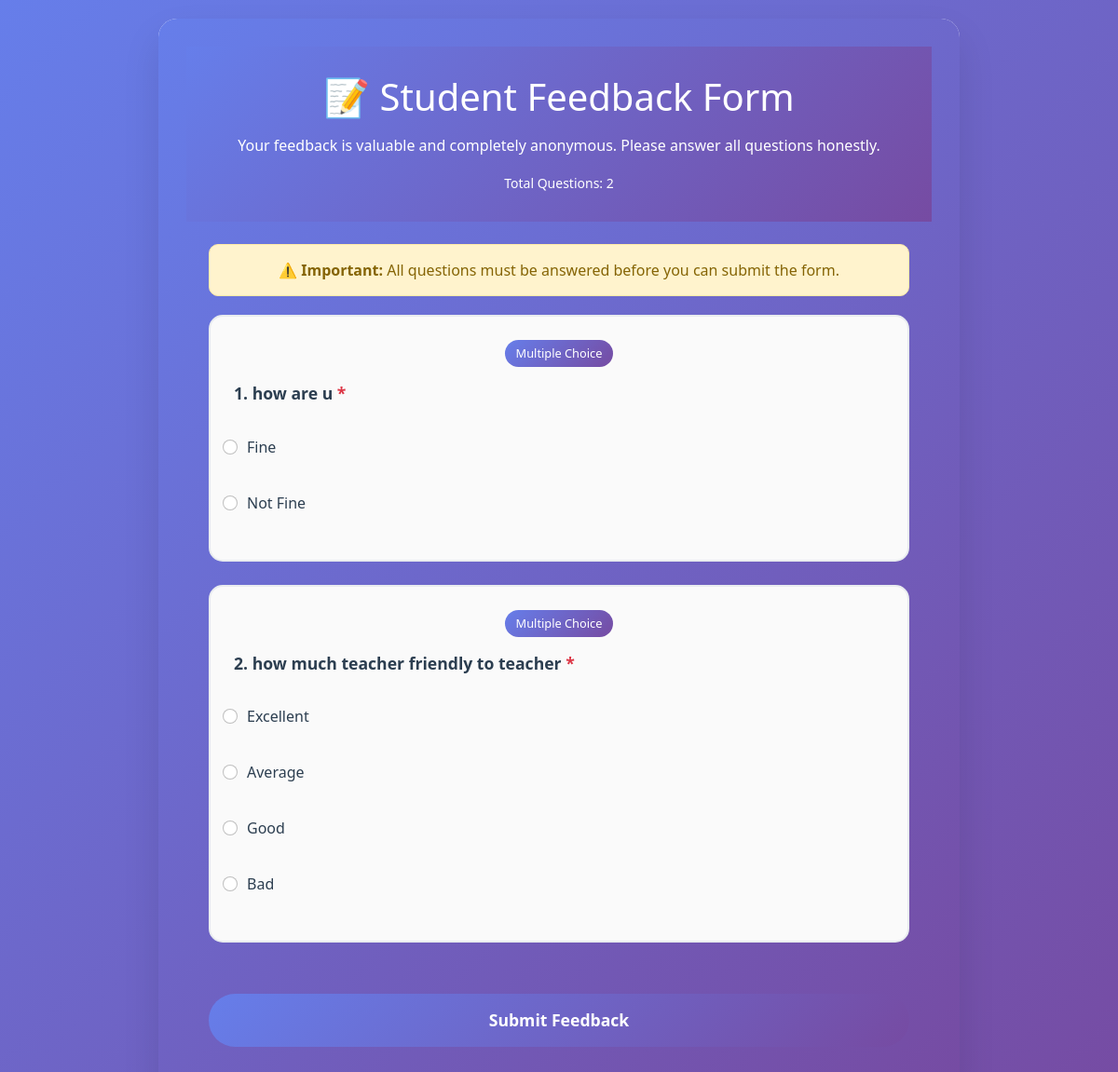
The page /student-feedback/ on the database its author committed.
### feedback_app/models.py (models this page shows, shortened)
class FeedbackQuestion(models.Model):
    q_id = models.AutoField(primary_key=True)
    q_desc = models.TextField()
    q_type = models.CharField(max_length=20)  # e.g., 'MCQ' or 'DESC'
    active = models.BooleanField(default=True)

class FeedbackQOption(models.Model):
    q = models.ForeignKey(FeedbackQuestion, on_delete=models.CASCADE)
    ans_id = models.CharField(max_length=10)  # Custom ID (not necessary for options)
    answer = models.CharField(max_length=200)  # The text of the option (e.g., "Excellent")

### feedback_app/views.py (the view)
# urls.py: path('student-feedback/', views.student_feedback_form, name='student_feedback_form'),
def student_feedback_form(request):
    questions = FeedbackQuestion.objects.filter(active=True).order_by('q_id')
    if 'student_feedback_session' not in request.session:
        request.session['student_feedback_session'] = str(uuid.uuid4())
    mcq_questions = []
    desc_questions = []
    for question in questions:
        if question.q_type == 'MCQ':
            options = FeedbackQOption.objects.filter(q=question).order_by('ans_id')
            mcq_questions.append({
                'question': question,
                'options': options
            })
        elif question.q_type == 'DESC':
            desc_questions.append(question)
    context = {
        'mcq_questions': mcq_questions,
        'desc_questions': desc_questions,
        'session_id': request.session['student_feedback_session'],
        'total_questions': questions.count()
    }
    return render(request, 'feedback_form.html', context)

### feedback_app/context_processors.py (called while the page is built)
def is_admin(request):
    user = request.user
    return {'is_admin': user.is_superuser or user.groups.filter(name='admin').exists()}

def is_hod(request):
    return {'is_hod': request.user.groups.filter(name='hod').exists()}

def is_teacher(request):
    return {'is_teacher': request.user.groups.filter(name='teacher').exists()}

### templates/feedback_form.html (shortened to what this page needs)
<!DOCTYPE html>
<html lang="en">
<head>
    <link href="https://cdn.jsdelivr.net/npm/bootstrap@5.1.3/dist/css/bootstrap.min.css" rel="stylesheet">
</head>
<body>
    <div class="feedback-container">
        <div class="feedback-card">
            <div class="header">
                <div class="header">
                    <h1 class="mb-3">📝 Student Feedback Form</h1>
                    <p class="mb-0">Your feedback is valuable and completely anonymous. Please answer all questions
                        honestly.</p>
                    <div class="mt-3">
                        <small>Total Questions: {{ total_questions }}</small>
                    </div>
                </div>
            <div class="p-4">
                <div class="required-note">
                    <strong>⚠️ Important:</strong> All questions must be answered before you can submit the form.
                </div>
                <form id="feedbackForm">
                    {% for mcq in mcq_questions %}
                    <div class="question-card" data-question-id="{{ mcq.question.q_id }}" data-question-type="MCQ">
                        <div class="question-type-badge">Multiple Choice</div>
                        <div class="question-text">
                            {{ forloop.counter }}. {{ mcq.question.q_desc }}
                            <span class="text-danger">*</span>
                        </div>
                        {% for option in mcq.options %}
                        <div class="form-check">
                            <input class="form-check-input" type="radio"
                                id="q{{ mcq.question.q_id }}_opt{{ option.id }}" name="question_{{ mcq.question.q_id }}"
                                value="{{ option.id }}">
                            <label class="form-check-label" for="q{{ mcq.question.q_id }}_opt{{ option.id }}">
                                {{ option.answer }}
                            </label>
                        </div>
                        {% endfor %}
                    </div>
                    {% endfor %}
                    <button type="submit" class="btn submit-btn" id="submitBtn">
                        Submit Feedback
                    </button>
                </form>
            </div>
        </div>
    </div>
</body>
</html>
</body>
</html>

### templates/feedback_form.html (style rules this page uses)
body { background: linear-gradient(135deg, #667eea 0%, #764ba2 100%); min-height: 100vh; font-family: 'Segoe UI', Tahoma, Geneva, Verdana, sans-serif; }
.feedback-container { max-width: 900px; margin: 0 auto; padding: 20px; }
.feedback-card { background: rgba(255, 255, 255, 0.95); border-radius: 20px; box-shadow: 0 20px 40px rgba(0, 0, 0, 0.1); backdrop-filter: blur(10px); overflow: hidden; }
.header { background: linear-gradient(135deg, #667eea 0%, #764ba2 100%); color: white; padding: 30px; text-align: center; }
.question-card { margin-bottom: 25px; padding: 25px; border: 2px solid #e9ecef; border-radius: 15px; background: #fafafa; transition: all 0.3s ease; }
.question-text { font-weight: 600; margin-bottom: 20px; color: #2c3e50; font-size: 1.1rem; }
.question-type-badge { display: inline-block; background: linear-gradient(135deg, #667eea 0%, #764ba2 100%); color: white; padding: 5px 12px; border-radius: 20px; font-size: 0.8rem; margin-bottom: 15px; font-weight: 500; }
.form-check { margin: 12px 0; padding: 12px; border-radius: 8px; transition: background-color 0.2s ease; display: flex; align-items: flex-start; gap: 10px; text-align: left; }
.submit-btn { background: linear-gradient(135deg, #667eea 0%, #764ba2 100%); border: none; padding: 15px 40px; border-radius: 50px; color: white; font-size: 1.1rem; font-weight: 600; width: 100%; margin-top: 30px; transition: all 0.3s ease; }
.required-note { background: #fff3cd; border: 1px solid #ffeaa7; border-radius: 10px; padding: 15px; margin-bottom: 20px; text-align: center; color: #856404; }
.form-check-label { color: #2c3e50; font-weight: 500; font-size: 1rem; }
.question-text { text-align: left; }

### rows shown on the page
FeedbackQuestion: question.q_desc "how are u"
FeedbackQOption: answer "Fine"
FeedbackQOption: answer "Not Fine"
FeedbackQuestion: question.q_desc "how much teacher friendly to teacher"
FeedbackQOption: answer "Excellent"
FeedbackQOption: answer "Average"
FeedbackQOption: answer "Good"
FeedbackQOption: answer "Bad"

### other values the page prints
{{ total_questions }} "2"
